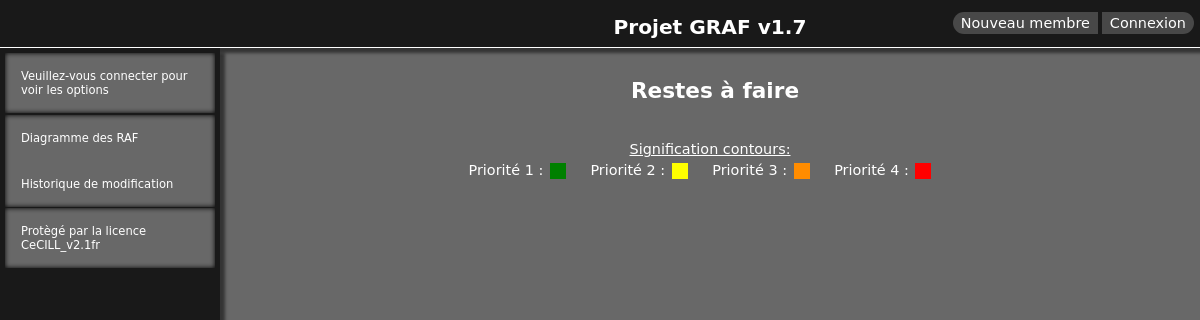
Before: / with the older database file.
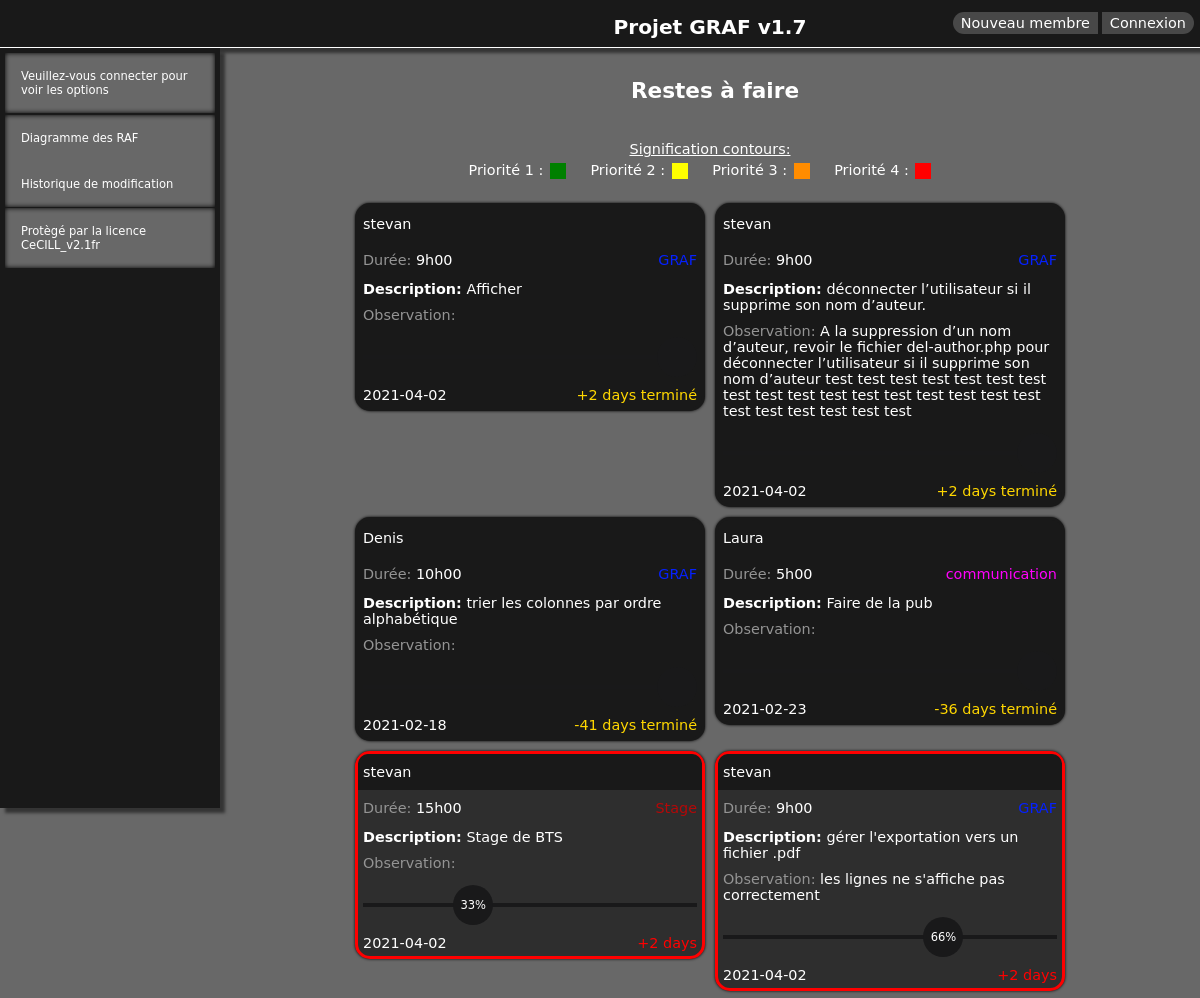
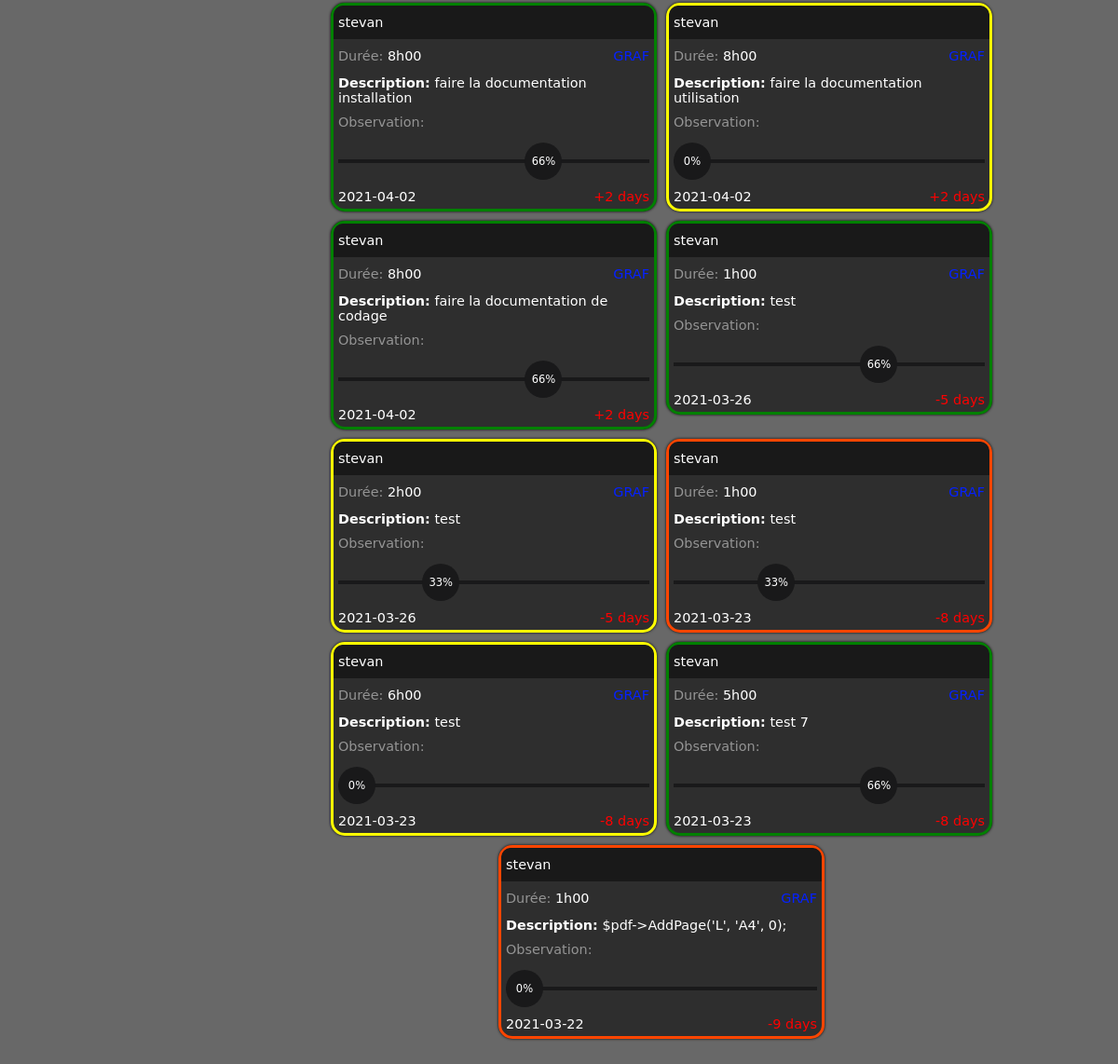
After: the same page with the newer database file (2 pictures, top to bottom).
### tables this page shows
CREATE TABLE `RAF` (
  `id` int(11) NOT NULL AUTO_INCREMENT,
  `author_id` int(11) NOT NULL,
  `description` varchar(255) NOT NULL,
  `duration` decimal(11,2) NOT NULL,
  `priority` int(4) NOT NULL,
  `deadline` date NOT NULL,
  `includeInProject_id` int(11) NOT NULL,
  `un_tiers` int(1) DEFAULT NULL,
  `deux_tiers` int(1) DEFAULT NULL,
  `trois_tiers` int(1) DEFAULT NULL,
  `observation` varchar(255) DEFAULT NULL,
  PRIMARY KEY (`id`),
  KEY `author_id` (`author_id`),
  KEY `includeInProject_id` (`includeInProject_id`),
  CONSTRAINT `RAF_ibfk_1` FOREIGN KEY (`author_id`) REFERENCES `author` (`id`),
  CONSTRAINT `RAF_ibfk_2` FOREIGN KEY (`includeInProject_id`) REFERENCES `includeInProjects` (`id`)
);

CREATE TABLE `author` (
  `id` int(11) NOT NULL AUTO_INCREMENT,
  `name` varchar(255) NOT NULL,
  PRIMARY KEY (`id`)
);

CREATE TABLE `includeInProjects` (
  `id` int(11) NOT NULL AUTO_INCREMENT,
  `name` varchar(255) NOT NULL,
  `color` varchar(7) NOT NULL,
  PRIMARY KEY (`id`)
);

### index/card-raf.php (the view, shortened to what this page needs)
<?php
        $displayRaf = $dbh->prepare("SELECT * FROM RAF");
        $displayRaf->execute();
        while ($display = $displayRaf->fetch(PDO::FETCH_ASSOC)) {
        $authorNames = $dbh->prepare("SELECT * FROM author WHERE id ='" . $display['author_id'] . "'");
        $authorNames->execute();
        $authorName = $authorNames->fetch();
        $includeNames = $dbh->prepare("SELECT * FROM includeInProjects WHERE id ='" . $display['includeInProject_id'] . "'");
        $includeNames->execute();
        $includeName = $includeNames->fetch();
        $today = date("Y-n-j");
        $origin = date_create($today);
        $target = date_create($display['deadline']);
        $interval = date_diff($origin, $target);
        $dDay = $interval->format('%R%a days');
        if ($display['priority'] == 4) {
            $colorBorder = '<div class="display_raf" style="border-color: red; display: inline-table;">';
        } elseif ($display['priority'] == 3) {
            $colorBorder = '<div class="display_raf" style="border-color:  orangered ; display: inline-table">';
        } elseif ($display['priority'] == 2) {
            $colorBorder = '<div class="display_raf" style="border-color:  yellow; display: inline-table">';
        } else {
            $colorBorder = '<div class="display_raf" style="border-color:  green; display: inline-table">';
        }
        if ($display['trois_tiers'] == 1) {
            $colorBorder = '<div class="display_raf" style="border-color: #191919 ; background-color: #191919; display: inline-table">';
        }
        echo $colorBorder;
        ?>
        <div class="displaytitle">
            <?php
            echo '<div class="displayName">' . $authorName["name"] . "</div></div>";
            echo '<div class="displayDuration">' . '<div class="displayBaseInfo">' . "Durée: " . '</div>' . strtr($display['duration'], ".", "h") . "</div>";
            $iColor = $includeName["color"]; ?>
            <div class="displayProject" style="color: <?php echo $iColor ?>"> <?php echo $includeName["name"] ?> </div>
<?php
            echo '<div class="displayDescription">' . "<b>Description:</b> " . $display['description'] . "</div>";
            echo '<div class="displayObs">' . '<div class="displayBaseInfo">' . "Observation: " . '</div>' . $display['observation'] . "</div>";
            if ($display['un_tiers'] == 0 and $display['deux_tiers'] == 0) {
                ?>
                <div class="bg_third"></div>
                <div class="bg0text">0%</div>
                <?php
            }
            if ($display['un_tiers'] == 1 and $display['deux_tiers'] == 0) {
                ?>
                <div class="bg_third"></div>
                <div class="bg33text">33%</div>
                <?php
            }
            if ($display['un_tiers'] == 1 and $display['deux_tiers'] == 1 and $display['trois_tiers'] == 0) {
                ?>
                <div class="bg_third"></div>
                <div class="bg66text">66%</div>
                <?php
            }
            if ($display['un_tiers'] == 1 and $display['deux_tiers'] == 1 and $display['trois_tiers'] == 1) {
                ?>
                <div class="bg_third"></div>
                <div class="bg100text"></div>
                <?php
            }
            echo '<div class="displayDeadline">' . $display['deadline'] . "</div>";
            if ($dDay <= 0) {
                $a = "color:red;";
            } else {
                $a = "color:white;";
            }
            if($display['trois_tiers'] == 1){
                $a = "color:gold;";
                $dDay = $dDay." terminé";
            }
            echo '<div class="displayDDay" style="' . $a . '">' . $dDay . "</div>";
            echo "</div>";
            }
            ?>

### index.php (shortened to what this page needs)
<?php
if (isset($_SESSION['id'])) {
    $sessionID = $_SESSION['id'];
} else {
    $sessionID = NULL;
}
?>
<!doctype html>
<html lang="fr">
<head>
    <link rel="stylesheet" href="css/style.css">
    <link rel="stylesheet" type="text/css" href="jquery-ui/jquery-ui.css" media="screen"/>
    <link rel="stylesheet" href="https://pro.fontawesome.com/releases/v5.10.0/css/all.css"
/>
</head>
<body>
<?php
require 'navigation/top-left-nav.php';
require "sql/config.php";
?>
<main>
    <div class="index_col_center">
        <h2><a href="index.php">Restes à faire</a></h2>
        <p id="color-priority">Signification contours:</p>
        <div class="color-priority">
            <div>Priorité 1 : <div class="addColor" style="background-color:green"></div></div>
            <div>Priorité 2 : <div class="addColor" style="background-color:yellow"></div></div>
            <div>Priorité 3 : <div class="addColor" style="background-color:darkorange"></div></div>
            <div>Priorité 4 : <div class="addColor" style="background-color:red"></div></div>
        </div>
        <?php
        if ($_GET["individual"] == "oui"){
            include 'index/card-raf-individual.php';
        }
        else{
            include 'index/card-raf.php';
        }
        ?>
        </div>
</main>
</body>
</html>

### navigation/top-left-nav.php
<div class="index-top-nav">
    <h1><a href="../index.php">Projet GRAF v1.7</a></h1>
    <div class="connexion">
        <?php
        if (isset($sessionID)) {
            echo '<a href="../index.php?individual=oui" class="co1">' . $_SESSION['authorName'] . '</a>';
            echo '<a href="../membres/logout.php" class="co2">Se déconnecter</a>';
        } else {
            echo '<a href="../membres/form-inscription.php" class="co1">Nouveau membre</a>';
            echo '<a href="../membres/login.php" class="co2">Connexion</a>';
        } ?>
    </div>
</div>
<div class="index_nav_col_left">
    <?php
    if (isset($sessionID)) {
        echo '<ul class="left_nav_top_ul">';
        echo '<li><a href="../form-RAF/form-raf.php">Nouveau reste à faire</a></li>';
        echo '<li><a href="../includeInProject/includeInProject.php">Nouvelle catégorie de projet</a></li>';
        echo '</ul>';
        echo '<ul class="left_nav_top_ul">';
        echo '<li><a href="../managment/req-author.php">Manage auteurs</a></li>';
        echo '<li><a href="../managment/req-includeInProj.php">Manage catégories projet</a></li>';
    } else{
    ?>
    <ul class="left_nav_top_ulOFF">
        <li>Veuillez-vous connecter pour voir les options</li>
        <?php } ?>
    </ul>
    <ul class="left_nav_top_ul">
        <li><a href="../diagramme/diagramme-time-left.php">Diagramme des RAF</a></li>
        <li><a href="../historique/hist-modif.php">Historique de modification</a></li>
    </ul>
    <ul class='left_nav_top_ulOFF'>
        <li><a href="../Licence_CeCILL_V2.1-fr.html">Protègé par la licence CeCILL_v2.1fr</a></li>
    </ul>
</div>

### css/style.css (style rules this page uses)
* { box-sizing: border-box; }
body { margin: 0; padding: 0; background-color: #686868; font-family: "DejaVu Sans", sans-serif; font-size: 0.9rem; color: #fff; }
a { text-decoration: none; color: #ffffff; }
.index-top-nav { position: fixed; width: 100%; height: 48px; background-color: #191919; padding: 15px; z-index: 3; text-align: center; box-shadow: 5px 5px 3px rgba(0, 0, 0, 0.5); border-bottom: 1px solid white; }
.index-top-nav > h1 { color: #fff; text-decoration: none; font-size: 1.4em; margin: 0; margin-left: 220px; }
.connexion { z-index: 3; position: absolute; right: 4px; top: 15px; }
.connexion > a { margin: 0 2px; background-color: #484848; padding: 3px 8px; }
.co1 { border-radius: 25px 0 0 25px; }
.co2 { border-radius: 0 25px 25px 0; }
.index_nav_col_left { position: fixed; top: 48px; width: 220px; height: 95vh; background-color: #191919; padding: 15px; margin: 0; z-index: 3; box-shadow: 5px 5px 3px rgba(0, 0, 0, 0.5); font-size: 0.8em; }
.index_nav_col_left > ul > li > a { color: #fff; text-decoration: none; }
.index_nav_col_left > ul > li { list-style: none; padding: 16px; }
.index_nav_col_left > ul { padding-left: 0; margin-left: -10px; margin-right: -10px; background-color: #686868; box-shadow: 0 0 5px #000 inset; }
.left_nav_top_ul { margin-top: -10px; }
.left_nav_top_ulOFF { margin-top: -10px; }
.color-priority { display: block ruby; margin-bottom: 20px; }
#color-priority { text-decoration: underline; margin-bottom: 5px; }
.index_col_center { position: relative; margin-left: 220px; padding: 60px 15px; min-height: 100%; z-index: 1; text-align: center; }
h2 { padding-left: 10px; padding-bottom: 25px; display: grid; grid-template-rows: 20px; }
.display_raf { width: 350px; border: 3px solid red; margin: 5px; padding: 5px; text-align: left; border-radius: 15px; background-color: #2e2e2e; box-shadow: 0 0 3px #000; }
.displayName { text-align: left; padding: 10px 5px; margin: -5px; border-radius: 10px 10px 0 0; color: #fff; background-color: #191919 }
.displayDescription { margin-top: 44px; max-width: 350px; overflow-wrap: anywhere; }
.displayDuration { float: left; margin-top: 15px; }
.displayProject { float: right; margin-top: 15px; }
.displayDeadline { margin-top: 10px; float: left; }
.displayObs { margin-top: 10px; max-width: 350px; overflow-wrap: anywhere; }
.displayDDay { margin-top: 10px; float: right; }
.bg_third { margin-top: 32px; height: 4px; background-color: #19191a; }
.bg0text, .bg33text, .bg66text, .bg100text { font-size: 0.8em; }
.bg0text { border-radius: 25px; width: 40px; height: 40px; text-align: center; margin-top: -22px; padding-top: 13px; background-color: #19191a; }
.bg33text { border-radius: 25px; width: 40px; height: 40px; text-align: center; margin-left: 27.012%; margin-top: -22px; padding-top: 13px; background-color: #19191a; }
.bg66text { border-radius: 25px; width: 40px; height: 40px; text-align: center; margin-left: 60.012%; margin-top: -22px; padding-top: 13px; background-color: #19191a; }
.bg100text { border-radius: 25px; width: 40px; height: 40px; text-align: center; margin-left: 88%; margin-top: -22px; padding-top: 13px; background-color: #19191a; }
.addColor { width: 16px; height: 16px; display: inline-block; margin: -4px 20px -4px 2px; }

Changed rows visible on the page:
added raf: author.name "stevan", duration "9h00", includeInProject.name "GRAF", description "Afficher", un_tiers 1 (drawn), deadline "2021-04-02", dDay "+2 days terminé", trois_tiers 1 (drawn)
added raf: author.name "stevan", duration "9h00", includeInProject.name "GRAF", description "déconnecter l’utilisateur si il supprime son nom d’auteur.", observation "A la suppression d’un nom d’auteur, revoir le fichier del-author.php pour déconnecter l’utilisateur si il supprime son nom d’auteur test test test test test test test test test test test test test test test test test test test test test test test", un_tiers 1 (drawn), deadline "2021-04-02", dDay "+2 days terminé", trois_tiers 1 (drawn)
added raf: author.name "Denis", duration "10h00", includeInProject.name "GRAF", description "trier les colonnes par ordre alphabétique", un_tiers 1 (drawn), deadline "2021-02-18", dDay "-41 days terminé", trois_tiers 1 (drawn)
added raf: author.name "Laura", duration "5h00", includeInProject.name "communication", description "Faire de la pub", un_tiers 1 (drawn), deadline "2021-02-23", dDay "-36 days terminé", trois_tiers 1 (drawn)
added raf: author.name "stevan", duration "15h00", description "Stage de BTS", un_tiers 1 (drawn), deadline "2021-04-02", deadline "+2 days"
added raf: author.name "stevan", duration "9h00", description "gérer l'exportation vers un fichier .pdf", observation "les lignes ne s'affiche pas correctement", un_tiers 1 (drawn), deadline "2021-04-02", deadline "+2 days"
added raf: author.name "stevan", duration "8h00", description "faire la documentation installation", un_tiers 1 (drawn), deadline "2021-04-02", deadline "+2 days"
added raf: author.name "stevan", duration "8h00", description "faire la documentation utilisation", shows "0%", deadline "2021-04-02", deadline "+2 days"
added raf: author.name "stevan", duration "8h00", description "faire la documentation de codage", un_tiers 1 (drawn), deadline "2021-04-02", deadline "+2 days"
added raf: author.name "stevan", duration "1h00", description "test", un_tiers 1 (drawn), deadline "2021-03-26", deadline "-5 days"
added raf: author.name "stevan", duration "2h00", description "test", un_tiers 1 (drawn), deadline "2021-03-26", deadline "-5 days"
added raf: author.name "stevan", duration "1h00", description "test", un_tiers 1 (drawn), deadline "2021-03-23", deadline "-8 days"
added raf: author.name "stevan", duration "6h00", description "test", shows "0%", deadline "2021-03-23", deadline "-8 days"
added raf: author.name "stevan", duration "5h00", description "test 7", un_tiers 1 (drawn), deadline "2021-03-23", deadline "-8 days"
added raf: author.name "stevan", duration "1h00", description "$pdf->AddPage('L', 'A4', 0);", shows "0%", deadline "2021-03-22", deadline "-9 days"
